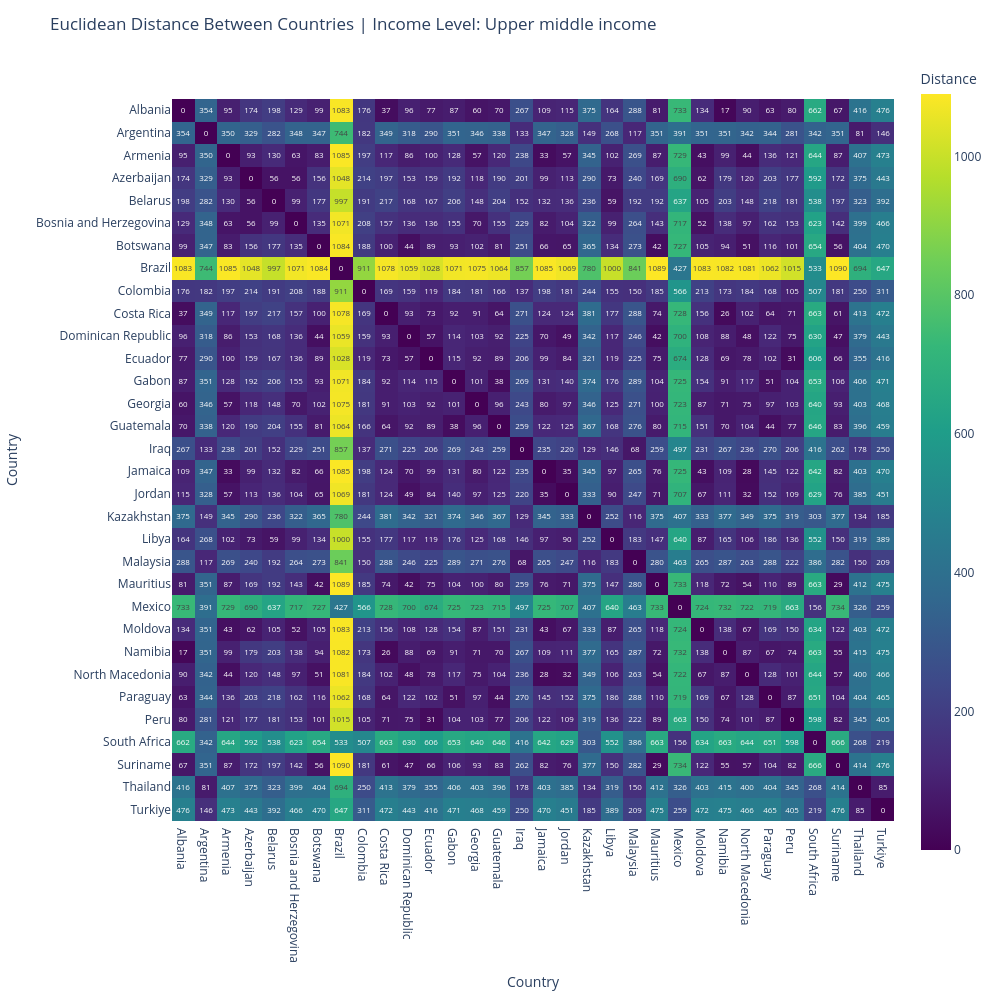

This figure's notebook cell:
### Code cell
pca_upper, pca_coordinates_upper, series_labels_upper = run_pca_for_income_level("Upper middle income")

### Figure 1 — Plotly figure (JSON) as saved in the notebook; plotly's stock layout.template omitted (floating-point values rounded to 4 significant figures; data arrays with more than 128 entries replaced by an {"elided": "..."} marker saying what was removed)
{"data": [{"coloraxis": "coloraxis", "hovertemplate": "Country: %{x}<br>Country: %{y}<br>Distance: %{z}<extra></extra>", "name": "0", "texttemplate": "%{z:.0f}", "type": "heatmap", "x": ["Albania", "Argentina", "Armenia", "Azerbaijan", "Belarus", "Bosnia and Herzegovina", "Botswana", "Brazil", "Colombia", "Costa Rica", "Dominican Republic", "Ecuador", "Gabon", "Georgia", "Guatemala", "Iraq", "Jamaica", "Jordan", "Kazakhstan", "Libya", "Malaysia", "Mauritius", "Mexico", "Moldova", "Namibia", "North Macedonia", "Paraguay", "Peru", "South Africa", "Suriname", "Thailand", "Turkiye"], "xaxis": "x", "y": ["Albania", "Argentina", "Armenia", "Azerbaijan", "Belarus", "Bosnia and Herzegovina", "Botswana", "Brazil", "Colombia", "Costa Rica", "Dominican Republic", "Ecuador", "Gabon", "Georgia", "Guatemala", "Iraq", "Jamaica", "Jordan", "Kazakhstan", "Libya", "Malaysia", "Mauritius", "Mexico", "Moldova", "Namibia", "North Macedonia", "Paraguay", "Peru", "South Africa", "Suriname", "Thailand", "Turkiye"], "yaxis": "y", "z": {"elided": "32x32 float values"}}], "layout": {"coloraxis": {"colorbar": {"title": {"text": "Distance"}}, "colorscale": [[0, "#440154"], [0.1111, "#482878"], [0.2222, "#3e4989"], [0.3333, "#31688e"], [0.4444, "#26828e"], [0.5556, "#1f9e89"], [0.6667, "#35b779"], [0.7778, "#6ece58"], [0.8889, "#b5de2b"], [1, "#fde725"]]}, "height": 1000, "margin": {"t": 60}, "title": {"text": "Euclidean Distance Between Countries | Income Level: Upper middle income"}, "width": 1000, "xaxis": {"anchor": "y", "autorange": true, "constrain": "domain", "domain": [0, 1], "range": [-0.5, 31.5], "scaleanchor": "y", "title": {"text": "Country"}, "type": "category"}, "yaxis": {"anchor": "x", "autorange": true, "constrain": "domain", "domain": [0.04875, 0.9513], "range": [31.5, -0.5], "title": {"text": "Country"}, "type": "category"}}}
